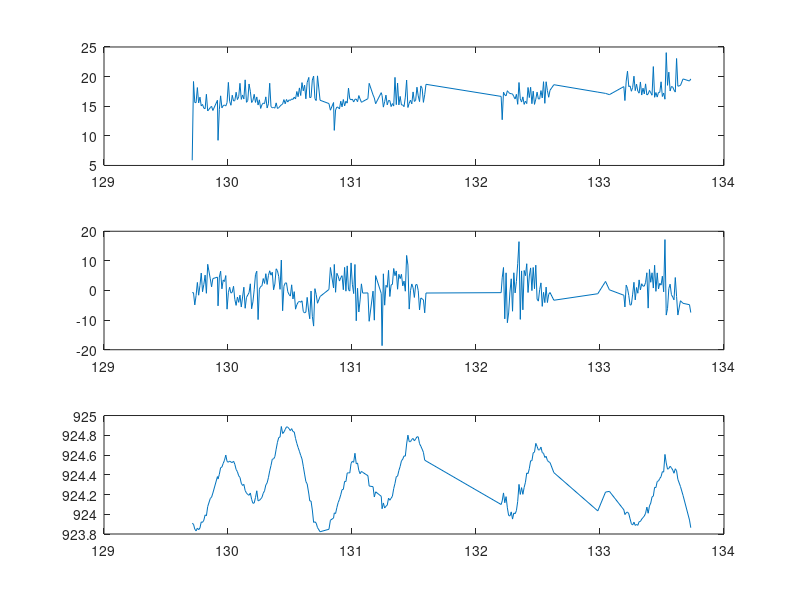

Source code (MATLAB):
%% Plot preliminary data from May 2009 CG Survey
clear all
cd C:\MyFiles\Columbia\Field_2009\CG_Survey_2009
load CGSurveyMay2009_PrelimData
%% Calculate velocities
Time = data(2:end,1);
Ve = (data(2:end,2)-data(1:end-1,2))./(data(2:end,1)-data(1:end-1,1));
Vn = (data(2:end,3)-data(1:end-1,3))./(data(2:end,1)-data(1:end-1,1));
Vh = (Ve.*Ve + Vn.*Vn).^0.5;
Vz = (data(2:end,4)-data(1:end-1,4))./(data(2:end,1)-data(1:end-1,1));
%% Plot the data
figure(1); clf
subplot(3,1,1)
plot(Time, Vh)
subplot(3,1,2)
plot(Time, Vz)
subplot(3,1,3)
plot(Time,data(2:end,4))